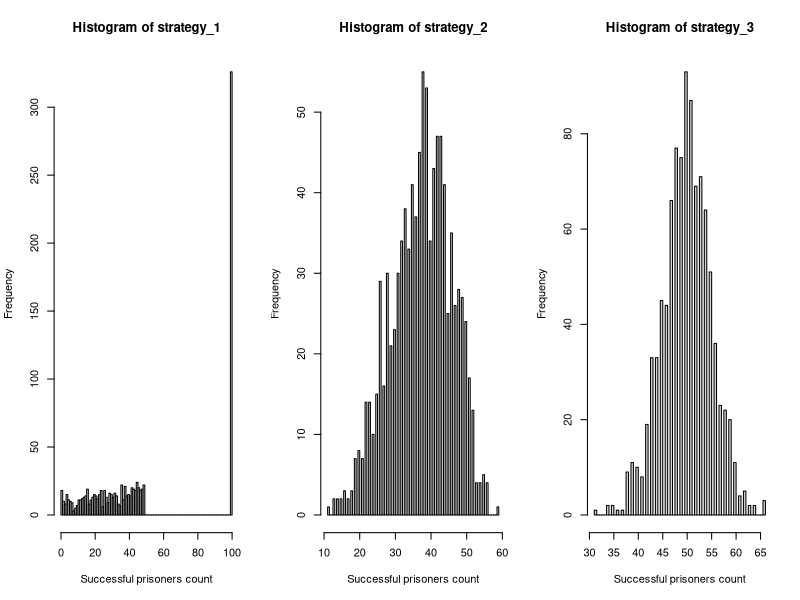

Recreate this plot in R.
# Statistical Programming Coursework 2

# Members and contributions ---------------------------------------------------------------
## 1. Stefi Tirkova
## 2. Passara Chanchotisatien

# CODE DESCRIPTION

# The purpose of this code is to stimulate the prisoner problem which is defined as follows (from coursework spec):
  # • 2n prisoners each have a unique prisoner number from 1 to 2n.
  # • The prison contains a room in which there are 2n boxes, each with a unique number from 1 to 2n painted
  # on its lid.
  # • 2n cards, each printed with a unique number from 1 to 2n, are randomly placed one in each box.
  # • The prisoners have the task of finding the card with their number on it by opening a maximum on n boxes.
  # • After each prisoner’s go, the room is returned exactly to its original state and the prisoner is not allowed to
  # communicate with prisoners yet to have their go.
  # • If all prisoners succeed in finding their number, then they all go free.

# This code calculates the probability of prisoners going free if they follow one of 3 possible strategies (from coursework spec):
  # Strategy 1: The prisoner starts at the box with their number on it, opens it and reads the number on the card: k, say. If k
  # is not their prisoner number, they go to box number k, open it and repeat the process until they have either
  # found the card with their number on it, or opened n boxes without finding it.
  # Strategy 2: As strategy 1, but starting from a randomly selected box.
  # Strategy 3: They open n boxes at random, checking each card for their number.


# Helper / Additional functions


is_successful <- function(n, pris_n, card_num, strategy) {
  if(strategy == 3){if (pris_n %in% sample(card_num,n)){return(1)}else{return(0)}} 
  boxes_opened <- 0
  current_box_num <- c(pris_n, sample(as.integer(n+n), 1))[strategy]
  while(boxes_opened < n) {
    if(card_num[current_box_num] == pris_n) { return(1) }
    boxes_opened = boxes_opened + 1
    current_box_num <- card_num[current_box_num]
  }
  return (0)  
}


# Question 1 -----------------------------------------------------------------------------------------------------------


pone <- function(n, k, strategy, nreps) {
  two_n <- as.integer(n+n) 
  success_count <- 0
  for(i in 1:nreps){success_count<-success_count+is_successful(n,k,sample(1:two_n),strategy)}
  return((success_count / nreps))
}


# Question 2 ------------------------------------------------------------------------------------------------------------

pall <- function(n, strategy, nreps) {
  success_vec <- rep(0,nreps)
  two_n <- as.integer(n+n)
  for(i in 1:nreps){
    card_numbers <- sample(1:two_n)
    prisoner_status = rep(1,two_n)
    for(prisoner_num in 1:two_n){ prisoner_status[prisoner_num] <- is_successful(n, prisoner_num, card_numbers, strategy)}
    success_vec[i] <- sum(prisoner_status)
  }
  probability_all_succeed <- (length(success_vec[success_vec == two_n])/nreps)
  return(list(probability_all_succeed, success_vec))
}


# Question 3 -------------------------------------------------------------------------------------------------------------

# Here, we estimate the individual and joint success probabilities for each strategy
# for when n = 5 and n = 50.

num_trials = 10000

# one prisoner succeeding in finding their number
print("Estimating the probability of a single prisoner succeeding:")
n = 5
print("n = 5")
cat("Strategy 1 resulted in probability of ", pone(n, 3, 1,num_trials), ".",sep="")
cat("Strategy 2 resulted in probability of ", pone(n, 3, 2,num_trials), ".",sep="")
cat("Strategy 3 resulted in probability of ", pone(n, 3, 3,num_trials), ".",sep="")

n = 50
cat("Strategy 1 resulted in probability of ", pone(n, 34, 1,num_trials), ".",sep="")
cat("Strategy 2 resulted in probability of ", pone(n, 34, 2,num_trials), ".",sep="")
cat("Strategy 3 resulted in probability of ", pone(n, 34, 3,num_trials), ".",sep="")


# all prisoners succeeding in finding their number
print("Estimating the probability of all prisoners succeeding:")
n = 5
cat("Strategy 1 resulted in probability of ", unlist(pall(n,1,num_trials)[1]), ".",sep="")
cat("Strategy 2 resulted in probability of ", unlist(pall(n,2,num_trials)[1]), ".",sep="")
cat("Strategy 3 resulted in probability of ", unlist(pall(n,3,num_trials)[1]), ".",sep="")

n = 50
cat("Strategy 1 resulted in probability of ", unlist(pall(n,1,num_trials)[1]), ".",sep="")
cat("Strategy 2 resulted in probability of ", unlist(pall(n,2,num_trials)[1]), ".",sep="")
cat("Strategy 3 resulted in probability of ", unlist(pall(n,3,num_trials)[1]), ".",sep="")



# Question 4 -----------------------------------------------------------------------------------------------------------

# In this section, we elaborate why the results are surprising.

## From running the simulations, we are able to see that one of the three strategies work
# surprisingly well which is strategy 1 which gives an approximate 31% chance of all
# prisoners succeeding in finding their numbers. We found this surprising because we know
# that the probability of one prisoner succeeding is 0.5. Say if n = 50, and if we were to 
# think about this naively, to find the probability of all prisoners succeeding, we would do:
# P(success) = (0.5)^100 (where n = 50), which would give us an extremely extremely low
# probability. That is why it is surprising to find out that there is a way where there is a
# 31% chance of all prisoners succeeding. When we calculate the probability using the 3rd 
# strategy, the probability of each prisoner succeeding is independent of each other. However,
# when we use Strategy 2, that is no longer the case.

# Below we can see the difference in probabilities and number of successful prisoners between 
# Strategy 1 and Strategy 3. We visualize the frequencies of each number of successful prisoners
# below for strategies 1, 2, and 3 in the form of histograms.

par(mfrow=c(1,3))

strategy_1 <- unlist(pall(50,1,1000)[2])
hist(strategy_1, breaks=100, xlab="Successful prisoners count")

strategy_2 <- unlist(pall(50,2,1000)[2])
hist(strategy_2, breaks=100, xlab="Successful prisoners count")

strategy_3 <- unlist(pall(50,3,1000)[2])
hist(strategy_3, breaks=100, xlab="Successful prisoners count")

# We see that in strategy 1, either all prisoners win together or the majority loses together.
# Whereas in strategy 3, it is half and half (mostly between 4-60 successful prisoners).


# Question 5 ------------------------------------------------------------------------------------------------




# Question 6 ------------------------------------------------------------------------------------------------
